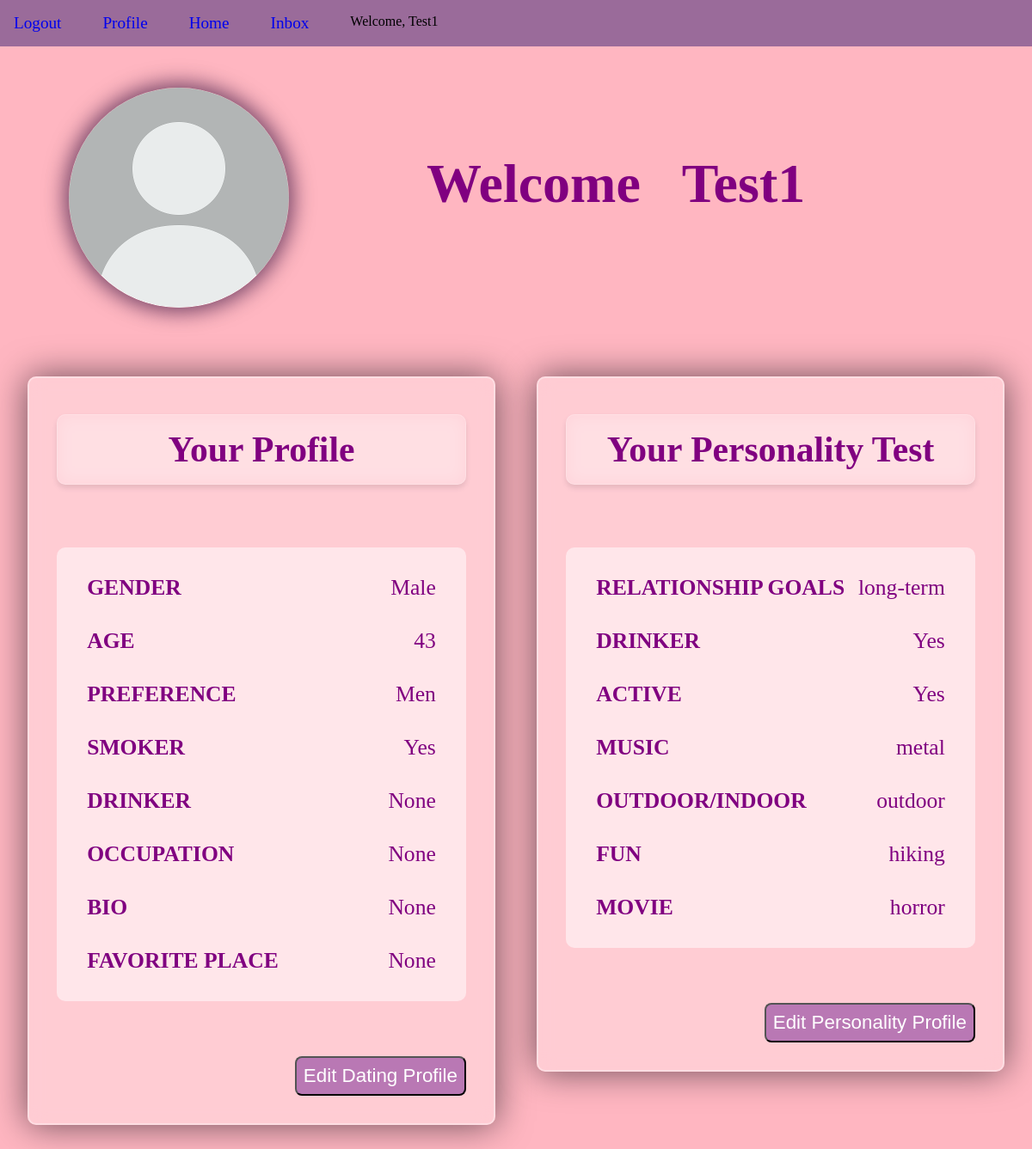
Before: /profile/ (signed in) with the older database file.
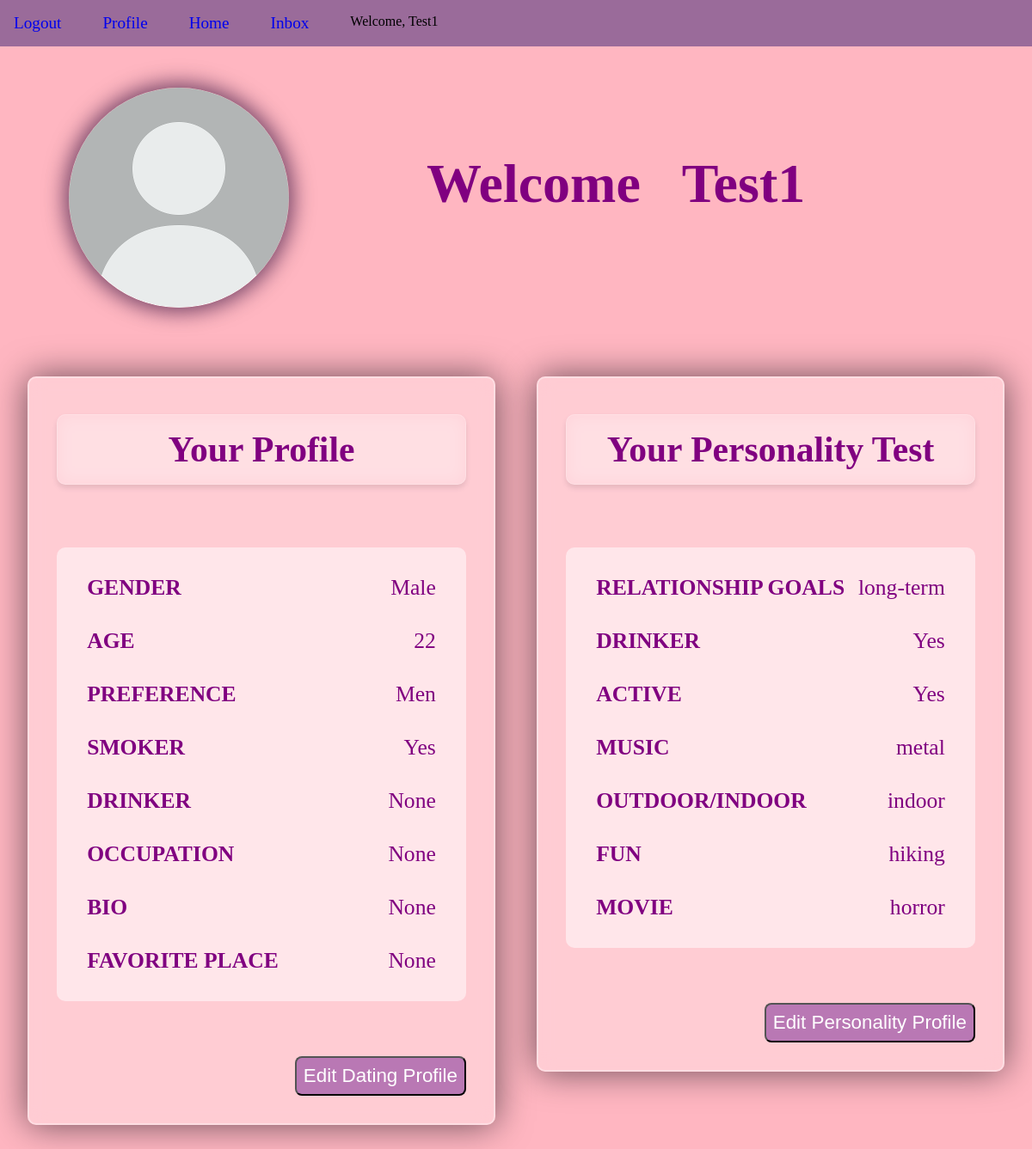
After: the same page with the newer database file.
### app/models.py (models this page shows, shortened)
class DatingProfile(models.Model):
    user_profile = models.ForeignKey(
        Profile,
        on_delete=models.CASCADE,
        related_name="dating_profile_user",
        null=True,
    )
    created = models.BooleanField(default=False)
    profile_pic = models.ImageField(
        default="default_pic.jpg",
        null=True,
        blank=True,
    )
    gender_options = (("Male", "MALE"), ("Female", "FEMALE"))
    interested_in_options = ("Men", "MEN"), ("Women", "WOMEN"), ("Both", "BOTH")
    yes_or_no_options = (("Yes", "YES"), ("No", "NO"))
    gender = models.CharField(max_length=50, choices=gender_options, null=True)
    age = models.IntegerField(null=True)
    interested_in = models.CharField(
        max_length=50, choices=interested_in_options, null=True
    )
    smoker = models.CharField(max_length=50, choices=yes_or_no_options, null=True)
    drinker = models.CharField(max_length=50, choices=yes_or_no_options, null=True)
    occupation = models.CharField(max_length=50, null=True)
    bio = models.TextField(null=True)
    favorite_place_ever_been = models.TextField(null=True)

class PersonalityProfile(models.Model):
    user_profile = models.ForeignKey(
        DatingProfile,
        on_delete=models.CASCADE,
        related_name="dating_profile_user",
        null=True,
    )
    created = models.BooleanField(default=False)
    yes_or_no_options = (("Yes", "YES"), ("No", "NO"))
    what_are_you_looking_for_options = (
        ("long-term", "Long-term partner"),
        ("short-term", "Short-term partner"),
        ("firguring-out", "Still figuring out"),
    )
    music_options = (
        ("metal", "METAL"),
        ("classic", "CLASSIC"),
        ("country", "COUNTRY"),
        ("pop", "POP"),
        ("hip-hop", "HIP-HOP"),
        ("gospel", "GOSPEL"),
    )
    outdoor_indoor_options = (("outdoor", "OUTDOOR"), ("indoor", "INDOOR"))
    what_do_you_do_for_fun_options = (
        ("hiking", "HIKING"),
        ("gaming", "GAMING"),
        ("reading", "READING"),
        ("singing", "SINGING"),
        ("sports", "SPORTS"),
        ("dancing", "DANCING"),
        ("travel", "TRAVEL"),
        ("poetry", "POETRY"),
        ("music", "MUSIC"),
    )
    movie_genre_options = (
        ("horror", "HORROR"),
        ("romance", "ROMANCE"),
        ("comedy", "COMEDY"),
        ("action", "ACTION"),
        ("anime", "ANIME"),
        ("sci-fi", "SCI-FI"),
    )
    hobby_options = (
        ("biking", "BIKING"),
        ("knitting", "KNITTING"),
        ("painting", "PAINTING"),
        ("bird-watching", "BIRD-WATCHING"),
        ("antiquing", "ANTIQUING"),
        ("couch-potato", "COUCH-POTATO"),
        ("kayaking", "KAYAKING"),
        ("swimming", "SWIMMING"),
    )
    sport_interest_options = (
        ("baseball", "BASEBALL"),
        ("basketball", "BASKETBALL"),
        ("tennis", "TENNIS"),
        ("football", "FOOTBALL"),
        ("soccer", "SOCCER"),
        ("skate", "SKATING"),
        ("golf", "GOLF"),
    )
    interests = models.CharField(
        max_length=50, choices=what_are_you_looking_for_options, null=True
    )
    do_you_like_drinking = models.CharField(
        max_length=50, choices=yes_or_no_options, null=True
    )
    are_you_active = models.CharField(
        max_length=50, choices=yes_or_no_options, null=True
    )
    music_pick = models.CharField(max_length=300, choices=music_options, null=True)
    outdoor_indoor_pick = models.CharField(
        max_length=50, choices=outdoor_indoor_options, null=True
    )
    what_do_you_do_for_fun_pick = models.CharField(
        max_length=300, choices=what_do_you_do_for_fun_options, null=True
    )
    movie_pick = models.CharField(
        max_length=300, choices=movie_genre_options, null=True
    )
    hobby_pick = models.CharField(max_length=300, choices=hobby_options, null=True)
    sport_pick = models.CharField(
        max_length=300, choices=sport_interest_options, null=True
    )

### app/views.py (the view)
# urls.py: path("profile/", profileView, name="profile"),
@login_required(login_url="login")
def profileView(request):
    user = request.user
    user_profile = request.user.profile
    dating_profile, created = DatingProfile.objects.get_or_create(
        user_profile=user_profile
    )
    personality_profile, created = PersonalityProfile.objects.get_or_create(
        user_profile=dating_profile
    )
    dating_profile = DatingProfile.objects.get(user_profile=user_profile)
    context = {
        "user": user,
        "user_profile": user_profile,
        "dating_profile": dating_profile,
        "personality_profile": personality_profile,
    }
    return render(request, "userProfile.html", context)

### app/templates/userProfile.html (shortened to what the changed rows need)
{% extends 'base.html'%} {%block content%}
<div id="profile_information_container">
  <div id="profile_header_container">
    <div id="dating_profile_image_container">
      <img src="{{dating_profile.profile_pic.url}}" />
    </div>
  </div>
  <div id="dating_and_personality_profile_information_container">
    <div id="dating_profile_container">
      {% if dating_profile.created %}
      <div id="dating_profile_information_container">
        <div id="dating_profile_gender_container">
          <div class="profile_info_text">GENDER</div>
          {{dating_profile.gender}}
        </div>
        <div id="dating_profile_age_container">
          <div class="profile_info_text">AGE</div>
          {{dating_profile.age}}
        </div>
        <div id="dating_profile_interested_in_container">
          <div class="profile_info_text">PREFERENCE</div>
          {{dating_profile.interested_in}}
        </div>
        <div id="dating_profile_smoker_container">
          <div class="profile_info_text">SMOKER</div>
          {{dating_profile.smoker}}
        </div>
        <div id="dating_profile_drinker_container">
          <div class="profile_info_text">DRINKER</div>
          {{dating_profile.drinker}}
        </div>
        <div id="dating_profile_occupation_container">
          <div class="profile_info_text">OCCUPATION</div>
          {{dating_profile.occupation}}
        </div>
        <div id="dating_profile_bio_container">
          <div class="profile_info_text">BIO</div>
          {{dating_profile.bio}}
        </div>
        <div id="dating_profile_favorite_place_container">
          <div class="profile_info_text">FAVORITE PLACE</div>
          {{dating_profile.favorite_place_ever_been}}
        </div>
      </div>
      {% endif %}
    </div>
    <div id="personality_profile_container">
      {% if personality_profile.created %}
      <div id="personality_profile_information_container">
        <div id="personality_profile_interests_container">
          <div class="profile_info_text">RELATIONSHIP GOALS</div>
          {{personality_profile.interests}}
        </div>
        <div id="personality_profile_do_you_like_drinking_container">
          <div class="profile_info_text">DRINKER</div>
          {{personality_profile.do_you_like_drinking}}
        </div>
        <div id="personality_profile_are_you_active_container">
          <div class="profile_info_text">ACTIVE</div>
          {{personality_profile.are_you_active}}
        </div>
        <div id="personality_profile_music_pick_container">
          <div class="profile_info_text">MUSIC</div>
          {{personality_profile.music_pick}}
        </div>
        <div id="personality_profile_outdoor_indoor_pick_container">
          <div class="profile_info_text">OUTDOOR/INDOOR</div>
          {{personality_profile.outdoor_indoor_pick}}
        </div>
        <div id="personality_profile_what_do_you_do_for_fun_container">
          <div class="profile_info_text">FUN</div>
          {{personality_profile.what_do_you_do_for_fun_pick}}
        </div>
        <div id="personality_profile_movie_pick_container">
          <div class="profile_info_text">MOVIE</div>
          {{personality_profile.movie_pick}}
        </div>
      </div>
      {% endif %}
    </div>
  </div>
</div>
{%endblock content%}

Changed rows visible on the page:
changed DatingProfile "Male": age "43" → "22"
changed PersonalityProfile "long-term": outdoor_indoor_pick "outdoor" → "indoor"
